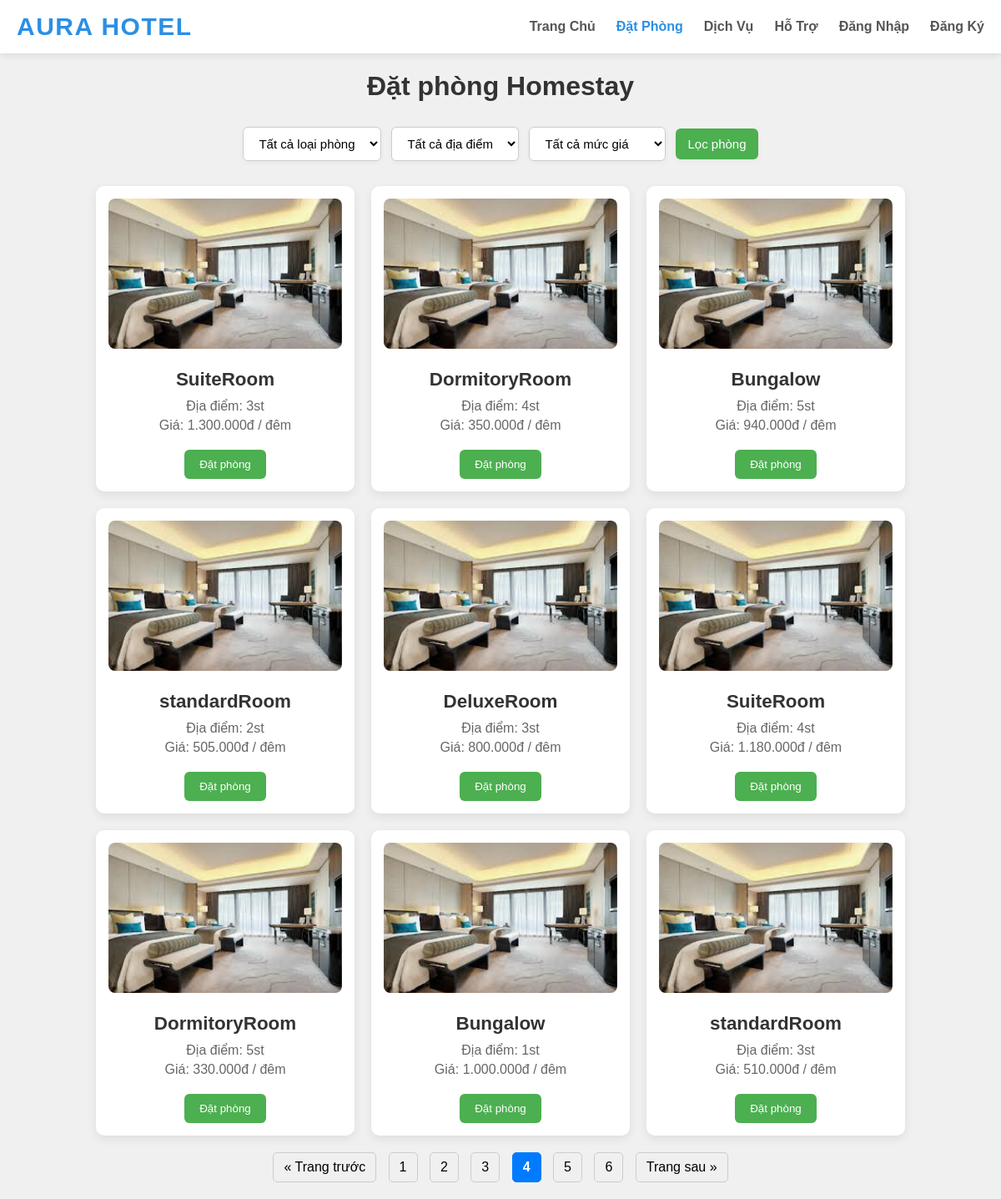
The page /views/bookedRoom.php?page=4 on the database its author committed.
### tables this page shows
CREATE TABLE `homestay` (
  `id` BIGINT(20) NOT NULL AUTO_INCREMENT,
  `room_type` VARCHAR(50) NOT NULL,
  `location` VARCHAR(50) NOT NULL,
  `room_price` DOUBLE NOT NULL CHECK (`room_price` >= 1),
  `booked` TINYINT(1) DEFAULT 0,
  PRIMARY KEY (`id`)
);

### services/HomeStayService.php (called while the page is built, shortened)
<?php
    class HomeStayService implements IHomeStayService{
        private $homeStayRepository;
        public function __construct(HomeStayRepository $homeStayRepository){
            $this->homeStayRepository = $homeStayRepository;
        }
        public function getAllHomeStay(){
            return $this->homeStayRepository->getAllHomeStay();
        }
    }

### repositories/HomeStayRepository.php (called while the page is built, shortened)
<?php
class HomeStayRepository implements IHomeStayRepository {
    private $conn;
    public function __construct($conn) {
        $this->conn = $conn;
    }
    public function getAllHomeStay() {
        $query = "SELECT * FROM homestay";
        $stmt = $this->conn->prepare($query);
        $stmt->execute();
        $list = [];
        while ($row = $stmt->fetch(PDO::FETCH_ASSOC)) {
            $hs = new HomeStay();
            $hs->setId($row['id']);
            $hs->setRoomType($row['room_type']);
            $hs->setLocation($row['location']);
            $hs->setRoomPrice($row['room_price']);
            $hs->setBooked((bool)$row['booked']);
            $hs->setImage($this->getImagesByHomeStayId($hs->getId()));
            $list[] = $hs;
        }
        return $list;
    }
    public function getImagesByHomeStayId($homeStay_id) {
        $query = "SELECT image_url FROM homestay_images WHERE homestay_id = ?";
        $stmt = $this->conn->prepare($query);
        $stmt->execute([$homeStay_id]);
        $images = [];
        return $images;
    }
}
?>

### models/Homestay.php (called while the page is built, shortened)
<?php
    class HomeStay{
        private $id;
        private $room_type;
        private $location;
        private $room_price;
        public function __construct(
            $id = null,
            $room_type = null,
            $location = null,
            $room_price = null,
            $booked = false,
            $image_urls = []
        ) {
            $this->id = $id;
            $this->room_type = $room_type;
            $this->location = $location;
            $this->room_price = $room_price;
        }
        public function setId($id){
            $this->id = $id;
        }
        public function getId(){
            return $this->id;
        }
        public function setRoomType($room_type){
            $this->room_type = $room_type;
        }
        public function getRoomType(){
            return $this->room_type;
        }
        public function setRoomPrice($room_price){
            $this->room_price = $room_price;
        }
        public function getRoomPrice(){
            return $this->room_price;
        }
        public function setLocation($location){
            $this->location = $location;
        }
        public function getLocation(){
            return $this->location;
        }
    }
?>

### views/bookedRoom.php (the view, shortened to what this page needs)
<?php
include_once('./fragments/header.php');
require_once __DIR__ . '/../models/HomeStay.php';
require_once __DIR__ . '/../repositories/HomeStayRepository.php';
require_once __DIR__ . '/../services/HomeStayService.php';
$conn = Database::getConnection();
$homeStayService = new HomeStayService(new HomeStayRepository($conn));
$roomsPerPage = 9;
$currentPage = isset($_GET['page']) ? max(1, intval($_GET['page'])) : 1;
$allRooms = $homeStayService->getAllHomeStay();
$totalRooms = count($allRooms);
$totalPages = ceil($totalRooms / $roomsPerPage);
$start = ($currentPage - 1) * $roomsPerPage;
$rooms = array_slice($allRooms, $start, $roomsPerPage);
?>
<link rel="stylesheet" href="/assets/css/bookedroom.css">
<link rel="stylesheet" href="/assets/css/header.css">
<div class="container">
    <h1>Đặt phòng Homestay</h1>
    <div class="filter-bar">
    <select id="room-type">
        <option value="">Tất cả loại phòng</option>
    </select>
    <select id="location-filter">
        <option value="">Tất cả địa điểm</option>
    </select>
    <select id="price-filter">
        <option value="">Tất cả mức giá</option>
    </select>
    <button onclick="filterRooms()">Lọc phòng</button>
</div>
    <div class="room-list" id="room-list">
    <?php foreach ($rooms as $room): ?>
        <?php
                $imageUrls = $room->getImage();
                $imageUrl = !empty($imageUrls) ? "/{$imageUrls[0]}" : '/assets/images/img1.jpg';
        ?>
        <div class="room-item"
            data-type="<?= htmlspecialchars($room->getRoomType()) ?>"
            data-price="<?= htmlspecialchars($room->getRoomPrice()) ?>"
            data-location="<?= htmlspecialchars($room->getLocation()) ?>">
            <img src="<?= htmlspecialchars($imageUrl) ?>" alt="<?= htmlspecialchars($room->getRoomType()) ?>">
            <h3><?= htmlspecialchars($room->getRoomType()) ?></h3>
            <p>Địa điểm: <?= htmlspecialchars($room->getLocation()) ?></p>
            <p>Giá: <?= number_format($room->getRoomPrice(), 0, ',', '.') ?>đ / đêm</p>
            <button onclick="openBookingForm(`<?= addslashes($room->getRoomType()) ?>`, <?= $room->getRoomPrice() ?>, <?= $room->getId() ?>)">Đặt phòng</button>
        </div>
    <?php endforeach; ?>
</div>
<div class="pagination">
    <?php if ($currentPage > 1): ?>
        <a href="?page=<?= $currentPage - 1 ?>">&laquo; Trang trước</a>
    <?php endif; ?>
    <?php for ($i = 1; $i <= $totalPages; $i++): ?>
        <?php if ($i === $currentPage): ?>
            <strong><?= $i ?></strong>
        <?php else: ?>
            <a href="?page=<?= $i ?>"><?= $i ?></a>
        <?php endif; ?>
    <?php endfor; ?>
    <?php if ($currentPage < $totalPages): ?>
        <a href="?page=<?= $currentPage + 1 ?>">Trang sau &raquo;</a>
    <?php endif; ?>
</div>
</div>

### assets/css/bookedroom.css (style rules this page uses)
body { font-family: Arial, sans-serif; margin: 0; padding: 0; background: #f0f0f0; }
.container { max-width: 1000px; margin: 20px auto; padding: 0 15px; box-sizing: border-box; }
h1 { text-align: center; margin-bottom: 30px; color: #333; }
.room-list { display: grid; grid-template-columns: repeat(auto-fit, minmax(280px, 1fr)); gap: 20px; }
.room-item { max-width: 310px; background: #fff; padding: 15px; border-radius: 10px; box-shadow: 0 4px 12px rgba(0, 0, 0, 0.08); text-align: center; transition: transform 0.2s; }
.room-item img { width: 100%; height: 180px; object-fit: cover; border-radius: 8px; margin-bottom: 10px; }
.room-item h3 { margin: 10px 0; color: #333; font-size: 1.4em; }
.room-item p { margin: 5px 0; color: #666; }
.room-item button { margin-top: 15px; padding: 10px 18px; background: #4caf50; color: #fff; border: none; border-radius: 6px; cursor: pointer; transition: background 0.3s; }
.filter-bar { display: flex; flex-wrap: wrap; justify-content: center; align-items: center; gap: 12px; margin-bottom: 30px; }
.filter-bar select, .filter-bar button { padding: 10px 14px; font-size: 15px; border-radius: 6px; border: 1px solid #ccc; background-color: #fff; box-shadow: 0 2px 6px rgba(0, 0, 0, 0.04); transition: border 0.2s, box-shadow 0.2s; }
.filter-bar button { background-color: #4caf50; color: #fff; cursor: pointer; font-weight: 500; border: none; transition: background 0.3s; }
.pagination { text-align: center; margin-top: 20px; }
.pagination a, .pagination strong { display: inline-block; margin: 0 5px; padding: 8px 12px; color: #000; text-decoration: none; border: 1px solid #ccc; border-radius: 5px; }
.pagination strong { background-color: #007bff; color: white; border-color: #007bff; }

### rows shown on the page
homestay: room_type "SuiteRoom", location "3st", room_price "1.300.000"
homestay: room_type "DormitoryRoom", location "4st", room_price "350.000"
homestay: room_type "Bungalow", location "5st", room_price "940.000"
homestay: room_type "standardRoom", location "2st", room_price "505.000"
homestay: room_type "DeluxeRoom", location "3st", room_price "800.000"
homestay: room_type "SuiteRoom", location "4st", room_price "1.180.000"
homestay: room_type "DormitoryRoom", location "5st", room_price "330.000"
homestay: room_type "Bungalow", location "1st", room_price "1.000.000"
homestay: room_type "standardRoom", location "3st", room_price "510.000"
